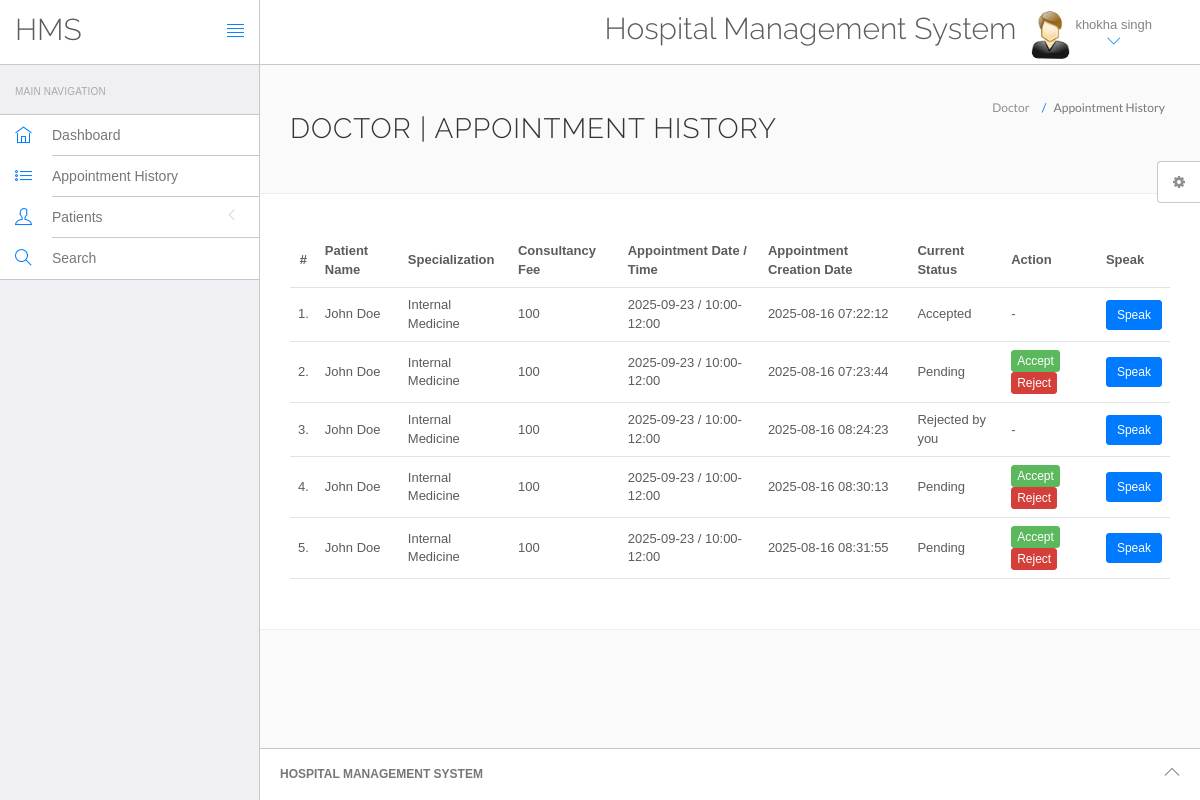
The page /hms/doctor/appointment-history.php (signed in) on the database its author committed.
### tables this page shows
CREATE TABLE `doctors` (
  `id` int(11) NOT NULL,
  `specilization` varchar(255) DEFAULT NULL,
  `doctorName` varchar(255) DEFAULT NULL,
  `address` longtext DEFAULT NULL,
  `docFees` varchar(255) DEFAULT NULL,
  `contactno` bigint(11) DEFAULT NULL,
  `docEmail` varchar(255) DEFAULT NULL,
  `password` varchar(255) DEFAULT NULL,
  `creationDate` timestamp NULL DEFAULT current_timestamp(),
  `updationDate` timestamp NULL DEFAULT NULL ON UPDATE current_timestamp(),
  `docPhoto` varchar(255) DEFAULT NULL,
  `availableDays` varchar(100) DEFAULT NULL
);

CREATE TABLE `appointment` (
  `id` int(11) NOT NULL,
  `doctorSpecialization` varchar(255) DEFAULT NULL,
  `doctorId` int(11) DEFAULT NULL,
  `userId` int(11) DEFAULT NULL,
  `consultancyFees` int(11) DEFAULT NULL,
  `appointmentDate` varchar(255) DEFAULT NULL,
  `appointmentTime` varchar(255) DEFAULT NULL,
  `postingDate` timestamp NULL DEFAULT current_timestamp(),
  `userStatus` int(11) DEFAULT NULL,
  `doctorStatus` int(11) DEFAULT NULL,
  `patientName` varchar(255) NOT NULL,
  `patientAge` int(3) NOT NULL,
  `patientGender` varchar(10) NOT NULL,
  `patientAddress` text NOT NULL,
  `created_at` timestamp NOT NULL DEFAULT current_timestamp(),
  `updationDate` timestamp NULL DEFAULT NULL ON UPDATE current_timestamp()
);

CREATE TABLE `users` (
  `id` int(11) NOT NULL,
  `fullName` varchar(255) DEFAULT NULL,
  `address` longtext DEFAULT NULL,
  `city` varchar(255) DEFAULT NULL,
  `gender` varchar(255) DEFAULT NULL,
  `email` varchar(255) DEFAULT NULL,
  `password` varchar(255) DEFAULT NULL,
  `regDate` timestamp NULL DEFAULT current_timestamp(),
  `updationDate` timestamp NULL DEFAULT NULL ON UPDATE current_timestamp()
);

### hms/doctor/appointment-history.php (the view, shortened to what this page needs)
<?php
include('include/config.php');
if(strlen($_SESSION['id']==0)) {
 header('location:logout.php');
  } else{
?>
<!DOCTYPE html>
<html lang="en">
	<head>
		<link rel="stylesheet" href="vendor/bootstrap/css/bootstrap.min.css">
		<link rel="stylesheet" href="vendor/fontawesome/css/font-awesome.min.css">
		<link rel="stylesheet" href="vendor/themify-icons/themify-icons.min.css">
		<link href="vendor/animate.css/animate.min.css" rel="stylesheet" media="screen">
		<link href="vendor/perfect-scrollbar/perfect-scrollbar.min.css" rel="stylesheet" media="screen">
		<link href="vendor/switchery/switchery.min.css" rel="stylesheet" media="screen">
		<link href="vendor/bootstrap-touchspin/jquery.bootstrap-touchspin.min.css" rel="stylesheet" media="screen">
		<link href="vendor/select2/select2.min.css" rel="stylesheet" media="screen">
		<link href="vendor/bootstrap-datepicker/bootstrap-datepicker3.standalone.min.css" rel="stylesheet" media="screen">
		<link href="vendor/bootstrap-timepicker/bootstrap-timepicker.min.css" rel="stylesheet" media="screen">
		<link rel="stylesheet" href="assets/css/styles.css">
		<link rel="stylesheet" href="assets/css/plugins.css">
		<link rel="stylesheet" href="assets/css/themes/theme-1.css" id="skin_color" />
	</head>
	<body>
		<div id="app">
<?php include('include/sidebar.php');?>
			<div class="app-content">
					<?php include('include/header.php');?>
				<div class="main-content" >
					<div class="wrap-content container" id="container">
						<section id="page-title">
							<div class="row">
								<div class="col-sm-8">
									<h1 class="mainTitle">Doctor  | Appointment History</h1>
																	</div>
								<ol class="breadcrumb">
									<li>
										<span>Doctor </span>
									</li>
									<li class="active">
										<span>Appointment History</span>
									</li>
								</ol>
							</div>
						</section>
						<div class="container-fluid container-fullw bg-white">
									<div class="row">
								<div class="col-md-12">
									<table class="table table-hover" id="sample-table-1">
										<thead>
											<tr>
												<th class="center">#</th>
												<th class="hidden-xs">Patient  Name</th>
												<th>Specialization</th>
												<th>Consultancy Fee</th>
												<th>Appointment Date / Time </th>
												<th>Appointment Creation Date  </th>
												<th>Current Status</th>
												<th>Action</th>
												<th>Speak</th>
											</tr>
										</thead>
										<tbody>
<?php
$sql=mysqli_query($con,"select users.fullName as fname,appointment.*  from appointment join users on users.id=appointment.userId where appointment.doctorId='".$_SESSION['id']."'");
$cnt=1;
while($row=mysqli_fetch_array($sql))
{
?>
											<tr>
												<td class="center"><?php echo $cnt;?>.</td>
												<td class="hidden-xs"><?php echo $row['fname'];?></td>
												<td><?php echo $row['doctorSpecialization'];?></td>
												<td><?php echo $row['consultancyFees'];?></td>
												<td><?php echo $row['appointmentDate'];?> / <?php echo
												 $row['appointmentTime'];?>
												</td>
												<td><?php echo $row['postingDate'];?></td>
												<td>
<?php
if(($row['userStatus']==1) && ($row['doctorStatus']==1))  {
	echo "Pending";
}
if(($row['userStatus']==1) && ($row['doctorStatus']==0))  {
	echo "Rejected by you";
}
if(($row['userStatus']==1) && ($row['doctorStatus']==2))  {
	echo "Accepted";
}
												?></td>
												<td >
												<div class="visible-md visible-lg hidden-sm hidden-xs">
							<?php if(($row['userStatus']==1) && ($row['doctorStatus']==1))  { ?>
	<a href="appointment-history.php?id=<?php echo $row['id']?>&accept=update" onClick="return confirm('Accept this appointment ?')" class="btn btn-success btn-xs" title="Accept">Accept</a>
	<a href="appointment-history.php?id=<?php echo $row['id']?>&reject=update" onClick="return confirm('Reject this appointment ?')" class="btn btn-danger btn-xs" title="Reject">Reject</a>
	<?php } else {
		echo "-";
		} ?>
												</div>
												</td>
												<td>
													<button type="button" class="btn btn-sm btn-primary" onclick="speakName('<?php echo htmlspecialchars($row['fname'], ENT_QUOTES); ?>')">Speak</button>
												</td>
											</tr>
											<?php
$cnt=$cnt+1;
											 }?>
										</tbody>
									</table>
								</div>
							</div>
								</div>
					</div>
				</div>
			</div>
	<?php include('include/footer.php');?>
	<?php include('include/setting.php');?>
		</div>
	</body>
</html>
<?php } ?>

### hms/doctor/include/header.php (shortened to what this page needs)
<header class="navbar navbar-default navbar-static-top">
					<div class="navbar-header">
						<a class="navbar-brand" href="#">
							<h2 style="padding-top:20% ">HMS</h2>
						</a>
						<a href="#" class="sidebar-toggler pull-right visible-md visible-lg" data-toggle-class="app-sidebar-closed" data-toggle-target="#app">
							<i class="ti-align-justify"></i>
						</a>
					</div>
					<div class="navbar-collapse collapse">
						<ul class="nav navbar-right">
								<li  style="padding-top:2% ">
								<h2>Hospital Management System</h2>
							</li>
							<li class="dropdown current-user">
								<a href class="dropdown-toggle" data-toggle="dropdown">
									<img src="assets/images/images.jpg" > <span class="username">
									<?php $query=mysqli_query($con,"select doctorName from doctors where id='".$_SESSION['id']."'");
while($row=mysqli_fetch_array($query))
{
	echo $row['doctorName'];
}
									?> <i class="ti-angle-down"></i></i></span>
								</a>
							</li>
						</ul>
					</div>
				</header>

### hms/doctor/assets/css/themes/theme-1.css (style rules this page uses)
body { background: #FAFAFA; }
header .navbar-header { background: #ffffff !important; border-right-color: #c8c7cc !important; border-bottom-color: #c8c7cc !important; }
header .navbar-header .sidebar-toggler, header .navbar-header .sidebar-mobile-toggler { color: #007aff !important; }
header .navbar-header .navbar-brand { color: #777 !important; }
header .navbar-collapse { background: #ffffff !important; border-bottom-color: #c8c7cc !important; box-shadow: none !important; }
header .navbar-collapse .navbar-right > li > a { color: #777; }
header .navbar-collapse .navbar-right > li > a i { color: #007aff !important; }

### rows shown on the page
doctors: doctorName "khokha singh"
appointment: userId.fullName "John Doe", doctorSpecialization "Internal Medicine", consultancyFees "100", appointmentDate "2025-09-23", appointmentTime "10:00-12:00", postingDate "2025-08-16 07:22:12", userStatus "Accepted"
appointment: userId.fullName "John Doe", doctorSpecialization "Internal Medicine", consultancyFees "100", appointmentDate "2025-09-23", appointmentTime "10:00-12:00", postingDate "2025-08-16 07:23:44", userStatus "Pending"
appointment: userId.fullName "John Doe", doctorSpecialization "Internal Medicine", consultancyFees "100", appointmentDate "2025-09-23", appointmentTime "10:00-12:00", postingDate "2025-08-16 08:24:23", userStatus "Rejected by you"
appointment: userId.fullName "John Doe", doctorSpecialization "Internal Medicine", consultancyFees "100", appointmentDate "2025-09-23", appointmentTime "10:00-12:00", postingDate "2025-08-16 08:30:13", userStatus "Pending"
appointment: userId.fullName "John Doe", doctorSpecialization "Internal Medicine", consultancyFees "100", appointmentDate "2025-09-23", appointmentTime "10:00-12:00", postingDate "2025-08-16 08:31:55", userStatus "Pending"
